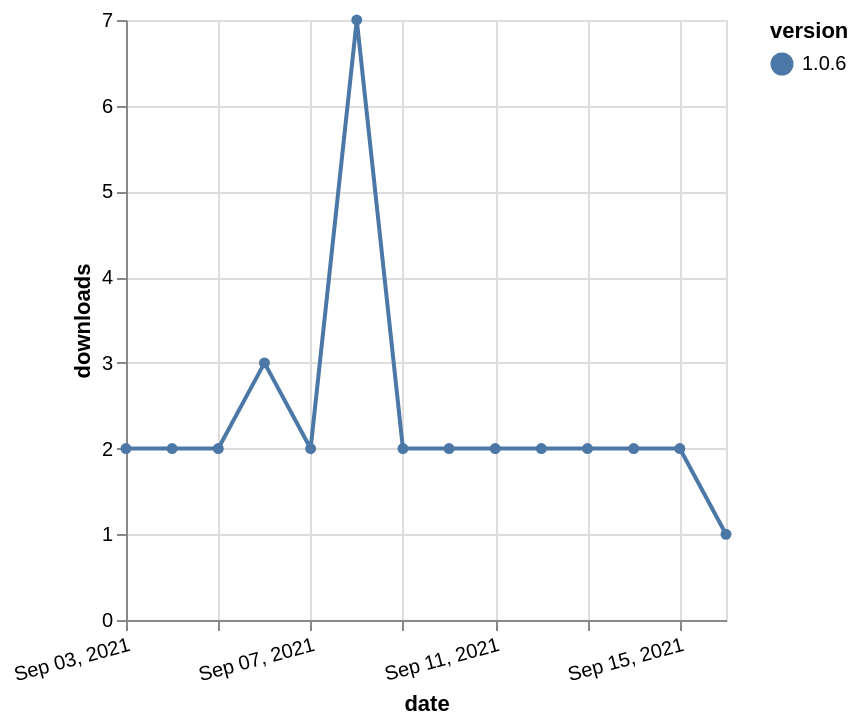

Vega-Lite specification stored for this chart:
### Vega-Lite specification from a JSON file in a GitHub repository (floating-point values rounded to 4 significant figures)
{"$schema": "https://vega.github.io/schema/vega-lite/v5.json", "description": "A simple bar chart with embedded data.", "data": {"values": [{"date": "2021-09-03", "total": 2911, "delta": 2, "version": "1.0.6"}, {"date": "2021-09-04", "total": 2913, "delta": 2, "version": "1.0.6"}, {"date": "2021-09-05", "total": 2915, "delta": 2, "version": "1.0.6"}, {"date": "2021-09-06", "total": 2918, "delta": 3, "version": "1.0.6"}, {"date": "2021-09-07", "total": 2920, "delta": 2, "version": "1.0.6"}, {"date": "2021-09-08", "total": 2927, "delta": 7, "version": "1.0.6"}, {"date": "2021-09-09", "total": 2929, "delta": 2, "version": "1.0.6"}, {"date": "2021-09-10", "total": 2931, "delta": 2, "version": "1.0.6"}, {"date": "2021-09-11", "total": 2933, "delta": 2, "version": "1.0.6"}, {"date": "2021-09-12", "total": 2935, "delta": 2, "version": "1.0.6"}, {"date": "2021-09-13", "total": 2937, "delta": 2, "version": "1.0.6"}, {"date": "2021-09-14", "total": 2939, "delta": 2, "version": "1.0.6"}, {"date": "2021-09-15", "total": 2941, "delta": 2, "version": "1.0.6"}, {"date": "2021-09-16", "total": 2942, "delta": 1, "version": "1.0.6"}]}, "width": "container", "mark": {"type": "line", "point": {"filled": true}}, "encoding": {"x": {"field": "date", "type": "temporal", "timeUnit": "yearmonthdate", "title": "date", "axis": {"labelAngle": -15}}, "y": {"field": "delta", "type": "quantitative", "title": "downloads"}, "color": {"field": "version", "type": "nominal"}, "tooltip": {"field": "delta"}}}
